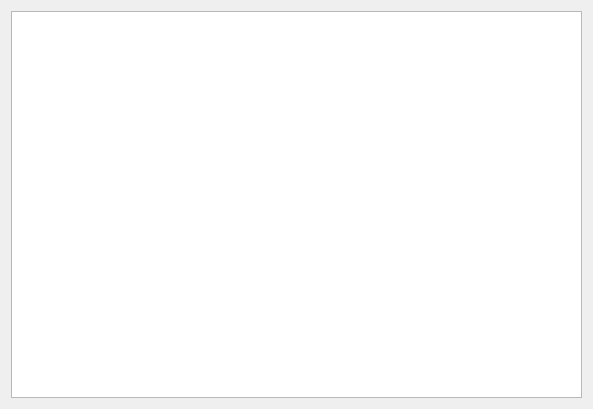
<?xml version="1.0" encoding="UTF-8"?>
<ui version="4.0">
 <class>CPUGraphView</class>
 <widget class="QWidget" name="CPUGraphView">
  <property name="geometry">
   <rect>
    <x>0</x>
    <y>0</y>
    <width>593</width>
    <height>409</height>
   </rect>
  </property>
  <property name="windowTitle">
   <string>Form</string>
  </property>
  <layout class="QVBoxLayout" name="verticalLayout">
   <item>
    <widget class="QGraphicsView" name="graphicsView"/>
   </item>
  </layout>
 </widget>
 <resources/>
 <connections/>
</ui>
